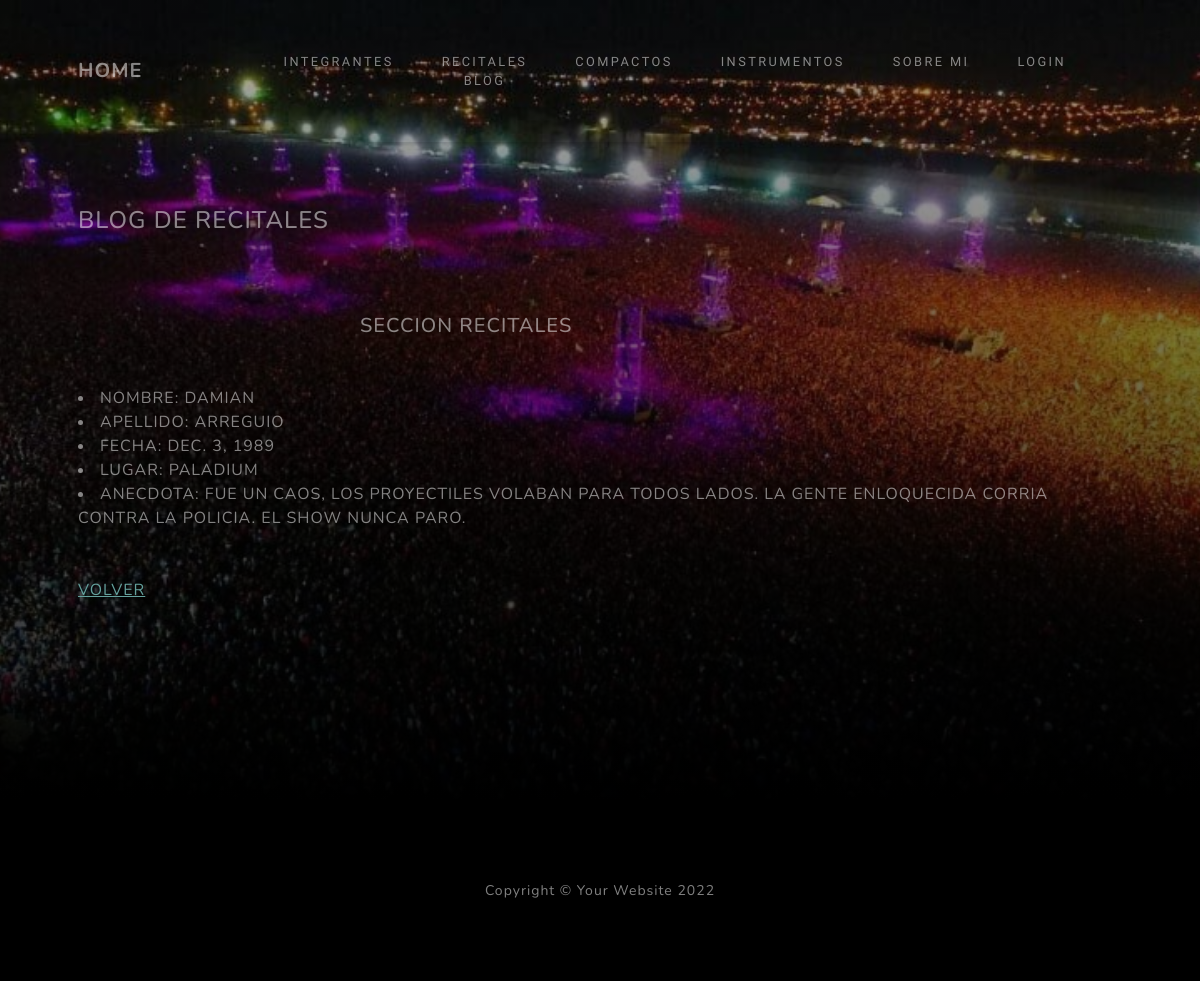
Screenshot of /detalleRecitales/3/ with the database file from the repository.
### redondos_app/models.py (models this page shows, shortened)
class Recitales(models.Model):
    nombre=models.CharField(max_length=30,null=True)
    apellido=models.CharField(max_length=30,null=True)
    fecha=models.DateField(null=True)
    lugar=models.CharField(max_length=30,null=True)
    anecdota=models.CharField(max_length=400,null=True)

### redondos_app/views.py (the view)
# urls.py: path('detalleRecitales/<pk>/', DetalleRecitales.as_view(), name='detalleRecitales'),
class DetalleRecitales(DetailView):
    model = Recitales
    template_name = 'redondos_app/recitales_detalle.html'

### redondos_app/Templates/redondos_app/recitales_detalle.html
{% extends "redondos_app/padre.html" %}
{% load static %}
{% block contenidoTitulo %}
<h4 class="text-white-50 mx-auto mt-2 mb-5">BLOG DE RECITALES</h4>
{% endblock %}
{% block contenidoQueCambia %}
<br>
<h2 class="text-white-50 mx-auto mt-2 mb-5">SECCION RECITALES</h2>
<div class="text-white-50 mx-auto mt-2 mb-5">
    <li>NOMBRE: {{recitales.nombre}}</li>
    <li>APELLIDO: {{recitales.apellido}}</li>
    <li>FECHA: {{recitales.fecha}}</li>
    <li>LUGAR: {{recitales.lugar}}</li>
    <li>ANECDOTA: {{recitales.anecdota}}</li>
</div>
<a href="{% url 'listaRecitales' %}">Volver</a>
{% endblock %}

### rows the page displays
Recitales: nombre "DAMIAN", apellido "ARREGUIO", fecha "DEC. 3, 1989", lugar "PALADIUM", anecdota "FUE UN CAOS, LOS PROYECTILES VOLABAN PARA TODOS LADOS. LA GENTE ENLOQUECIDA CORRIA CONTRA LA POLICIA. EL SHOW NUNCA PARO."
